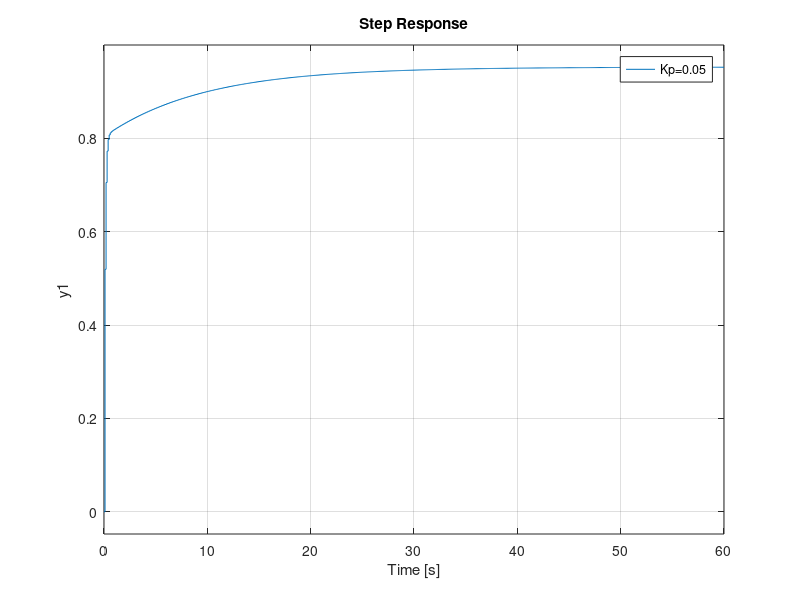

Write MATLAB code to recreate this figure. (Note: this script raises an error after producing the figure.)
% parte 4, trab cdsd
% controlador para erro de posicao menor que 5 porcento, sistema tipo 0(n.
% de polos integradores)
% a referencia eh o 

close all
clc
clear

t = 0:0.01:10;

w = 0.9982;
Tau = 8.1053;
Tsampling = 10^(-1);
zeta = 4.8715;
s=tf('s');
num = [w^2*Tau w^2];
den = [1, 2*zeta*w, w^2];
Gs = tf(num,den);
Gz = c2d(Gs,Tsampling)

hold on

Kp = 0.05;
C = Kp;
mf = feedback(Gz, C);
step(mf)
legend("Kp=0.05")

syms z
fz = (0.5193*z - 0.5129)/(z^2 - 1.372*z + 0.3781)
fmf = (0.5193*z - 0.5129)/(z^2 - 1.346*z + 0.3525)
limit(fz,z,1)
limit(fmf,z,1)

p = poles(fmf, z)

p1norm = norm(p(1))
p2norm = norm(p(2))
